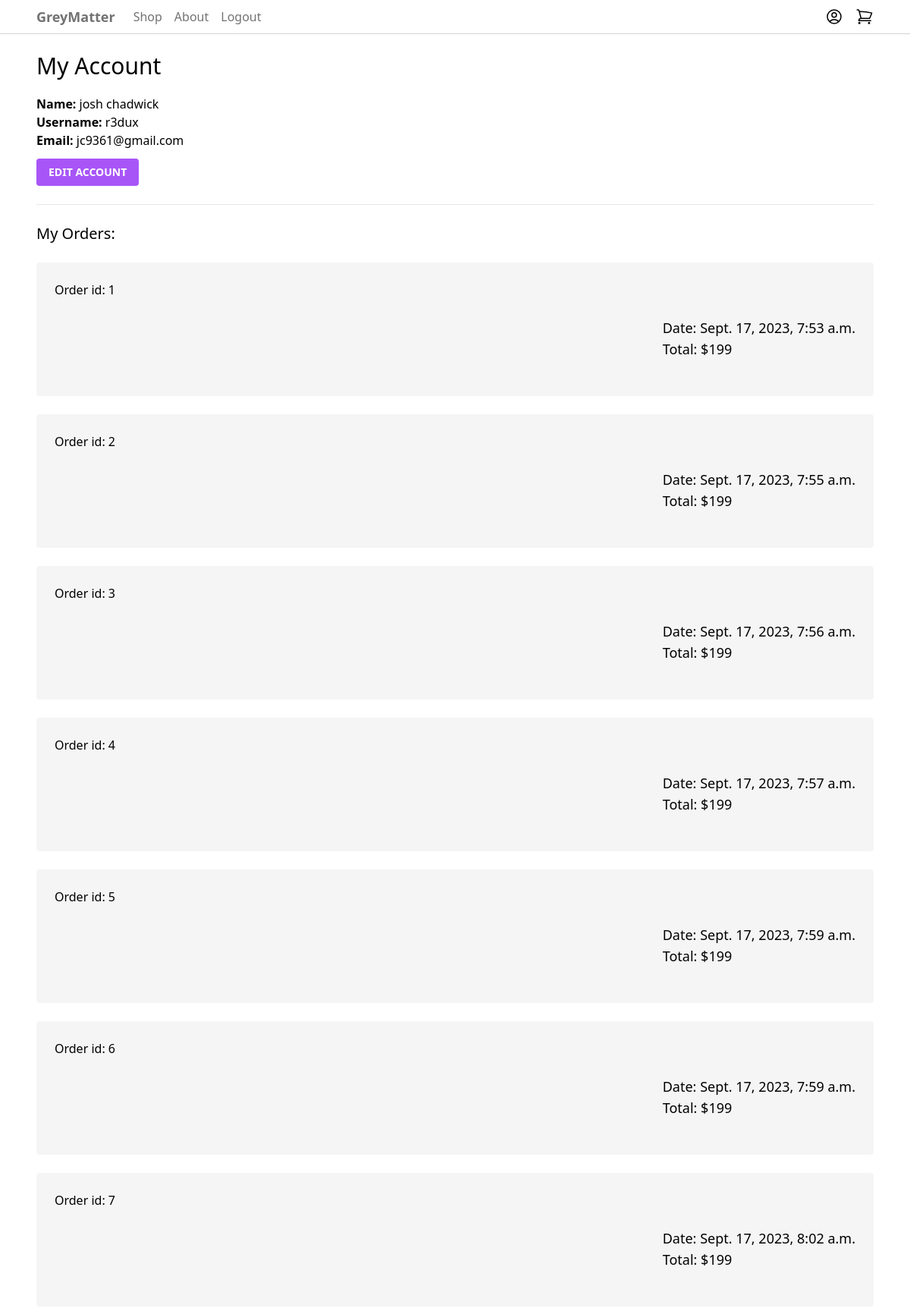
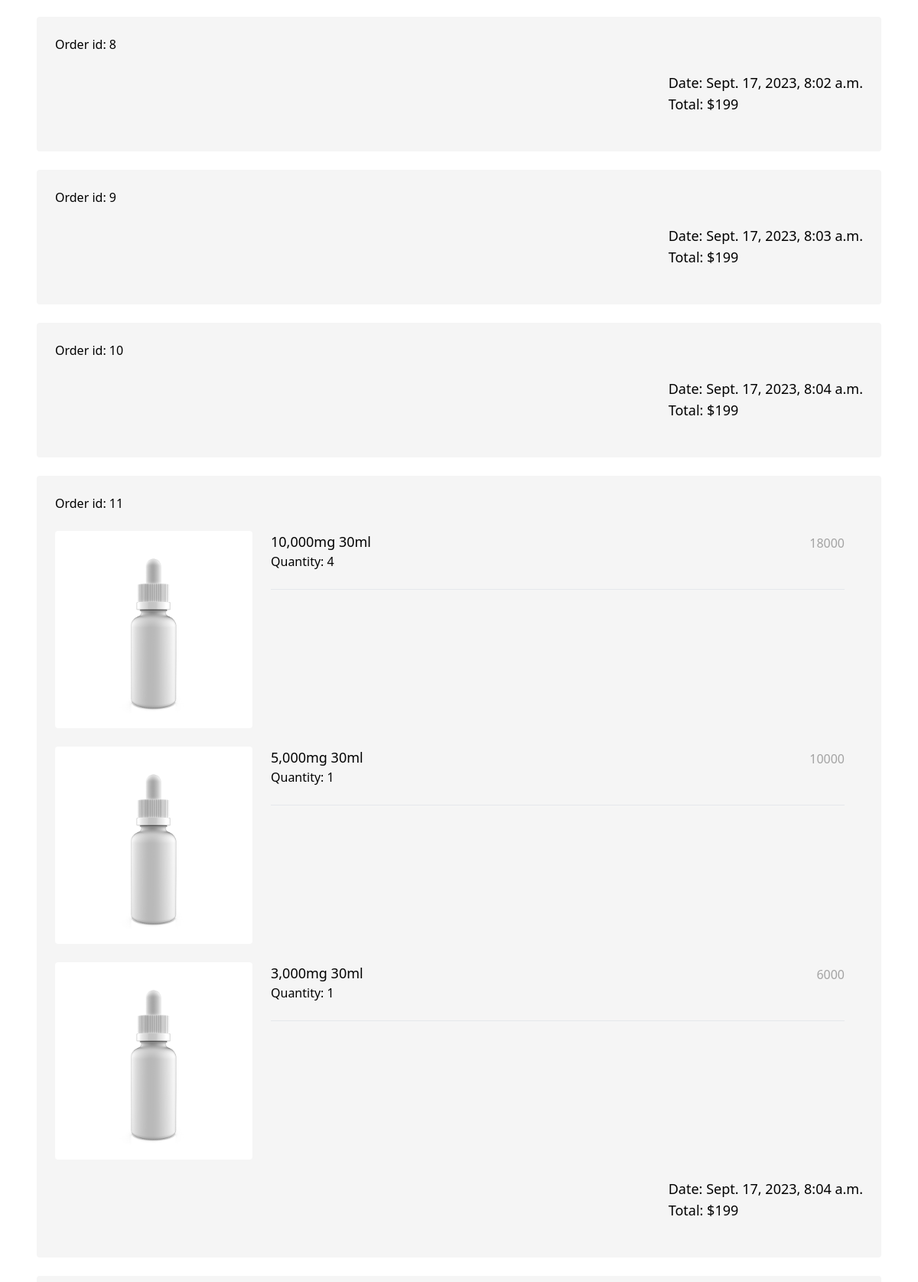
Page /myaccount/ (signed in, upper part) on the committed database (2 pictures, top to bottom).
### order/models.py (models this page shows)
class Order(models.Model):
	ORDERED = 'ordered'
	PAID = 'paid'
	SHIPPED = 'shipped'
	STATUS_CHOICES = [
		(ORDERED, 'Ordered'),
		(PAID, 'Paid'),
		(SHIPPED, 'Shipped'),
	]
	user = models.ForeignKey(User, related_name='orders', blank=True, null=True, on_delete=models.CASCADE)
	first_name = models.CharField(max_length=255)
	last_name = models.CharField(max_length=255)
	email = models.EmailField(max_length=255)
	address = models.CharField(max_length=255)
	postal_code = models.CharField(max_length=255)
	place = models.CharField(max_length=255)
	phone = models.CharField(max_length=255)
	created_at = models.DateTimeField(auto_now_add=True)
	updated_at = models.DateTimeField(auto_now=True)
	is_paid = models.BooleanField(default=False)
	paid_amount = models.IntegerField(default=0)
	status = models.CharField(max_length=50, choices=STATUS_CHOICES, default=ORDERED)
	stripe_token = models.CharField(max_length=255)
	stripe_charge_id = models.CharField(max_length=255)

class OrderItem(models.Model):
	order = models.ForeignKey(Order, related_name='items', on_delete=models.CASCADE)
	product = models.ForeignKey(Product, related_name='items', on_delete=models.CASCADE)
	price = models.IntegerField()
	quantity = models.IntegerField(default=1)

### product/models.py (models this page shows, shortened)
class Product(models.Model):
	category = models.ForeignKey(Category, related_name='products', on_delete=models.CASCADE)
	name = models.CharField(max_length=255)
	slug = models.SlugField()
	description = models.TextField(blank=True, null=True)
	price = models.IntegerField()
	created_at = models.DateTimeField(auto_now_add=True)
	image = models.ImageField(upload_to='uploads/', blank=True, null=True)
	thumbnail = models.ImageField(upload_to='uploads/', blank=True, null=True)
	class Meta:
		ordering = ('-created_at',)
	def get_thumbnail(self):
		if self.thumbnail:
			return self.thumbnail.url

### core/views.py (the view)
# urls.py: path('myaccount/', myaccount, name='myaccount'),
@login_required
def myaccount(request):
	return render(request, 'core/myaccount.html')

### cart/cart.py (called while the page is built)
	def __len__(self):
		return sum(item['quantity'] for item in self.cart.values())

### cart/context_processors.py (called while the page is built)
def cart(request):
	return {'cart': Cart(request)}

### core/templates/core/myaccount.html (shortened to what this page needs)
{% extends "core/layout.html" %}
{% block content %}
<div class="max-w-6xl mx-auto p-6">
	<h1 class="mb-5 text-3xl">My Account</h1>
	<div class="mb-6">
		<strong>Name: </strong>{{ request.user.get_full_name}}<br>
		<strong>Username: </strong>{{ request.user.username}}<br>
		<strong>Email: </strong>{{ request.user.email}}<br>
		<a href="{% url 'edit_myaccount' %}" class="mt-3 inline-block px-4 py-2 rounded bg-purple-500 hover:bg-purple-600 font-semibold uppercase text-white text-sm">Edit Account</a>
	</div>
	<hr>
	<h2 class="my-6 text-xl">My Orders:</h2>
	{% for order in request.user.orders.all %}
	<div class="w-full mb-6 p-6 flex flex-wrap bg-neutral-100 rounded">
		<div class="mb-6 flex justify-between">
			<a href="#" class="">Order id: {{ order.id }}</a>
		</div>
		<div class="mb-6 w-full">
			{% for item in order.items.all %}
			<div class="product mb-6 flex pr-6">
				<a href="#" class="w-1/4">
					<img src="{{ item.product.get_thumbnail }}" alt="" class="hover:shadow-lg rounded">
				</a>
				<div class="w-3/4 pl-6">
					<div class="flex justify-between">
						<a href="#" class="text-lg">{{ item.product.name }}</a>
						<span class=" pt-1 text-neutral-400">{{ item.product.price }}</span>
					</div>
					<div class="mb-6">
						Quantity: {{ item.quantity }}
					</div>
					<hr>
				</div>
			</div>
			{% endfor %}
			<div class="flex justify-end">
				<div class="flex flex-col">
					<div class="text-lg">
						Date: {{ order.created_at }}
					</div>
					<div class="text-lg">
						Total: $199
					</div>
				</div>
			</div>
		</div>
	</div>
	{% endfor %}
</div>
{% endblock %}

### rows in the picture
Order: id "1", created_at "Sept. 17, 2023, 7:53 a.m."
Order: id "2", created_at "Sept. 17, 2023, 7:55 a.m."
Order: id "3", created_at "Sept. 17, 2023, 7:56 a.m."
Order: id "4", created_at "Sept. 17, 2023, 7:57 a.m."
Order: id "5", created_at "Sept. 17, 2023, 7:59 a.m."
Order: id "6", created_at "Sept. 17, 2023, 7:59 a.m."
Order: id "7", created_at "Sept. 17, 2023, 8:02 a.m."
Order: id "8", created_at "Sept. 17, 2023, 8:02 a.m."
Order: id "9", created_at "Sept. 17, 2023, 8:03 a.m."
Order: id "10", created_at "Sept. 17, 2023, 8:04 a.m."
Order: id "11", created_at "Sept. 17, 2023, 8:04 a.m."
OrderItem: product.get_thumbnail (picture), product.name "10,000mg 30ml", product.price "18000", quantity "4"
OrderItem: product.get_thumbnail (picture), product.name "5,000mg 30ml", product.price "10000", quantity "1"
OrderItem: product.get_thumbnail (picture), product.name "3,000mg 30ml", product.price "6000", quantity "1"

### other values in the picture
{{ request.user.get_full_name }} "josh chadwick"
{{ request.user.username }} "r3dux"
{{ request.user.email }} "jc9361@gmail.com"
